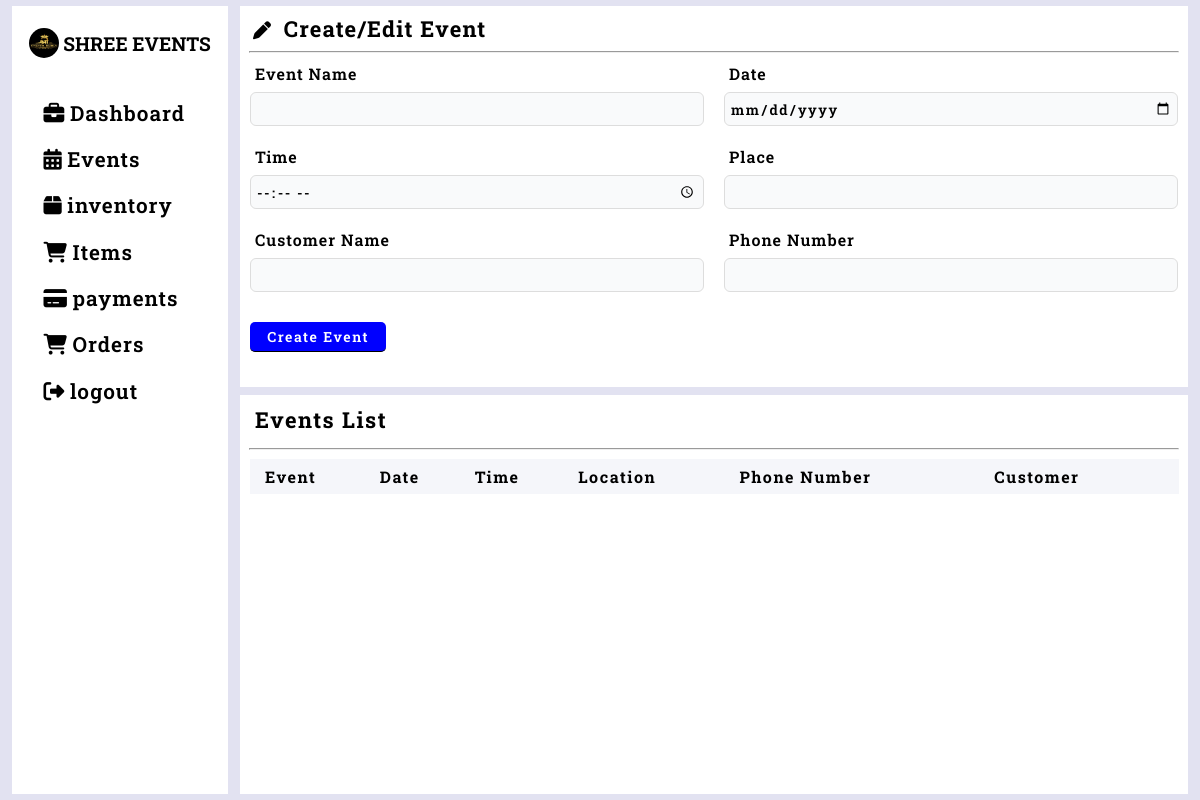
The page /events (signed in) on the database as committed earlier.
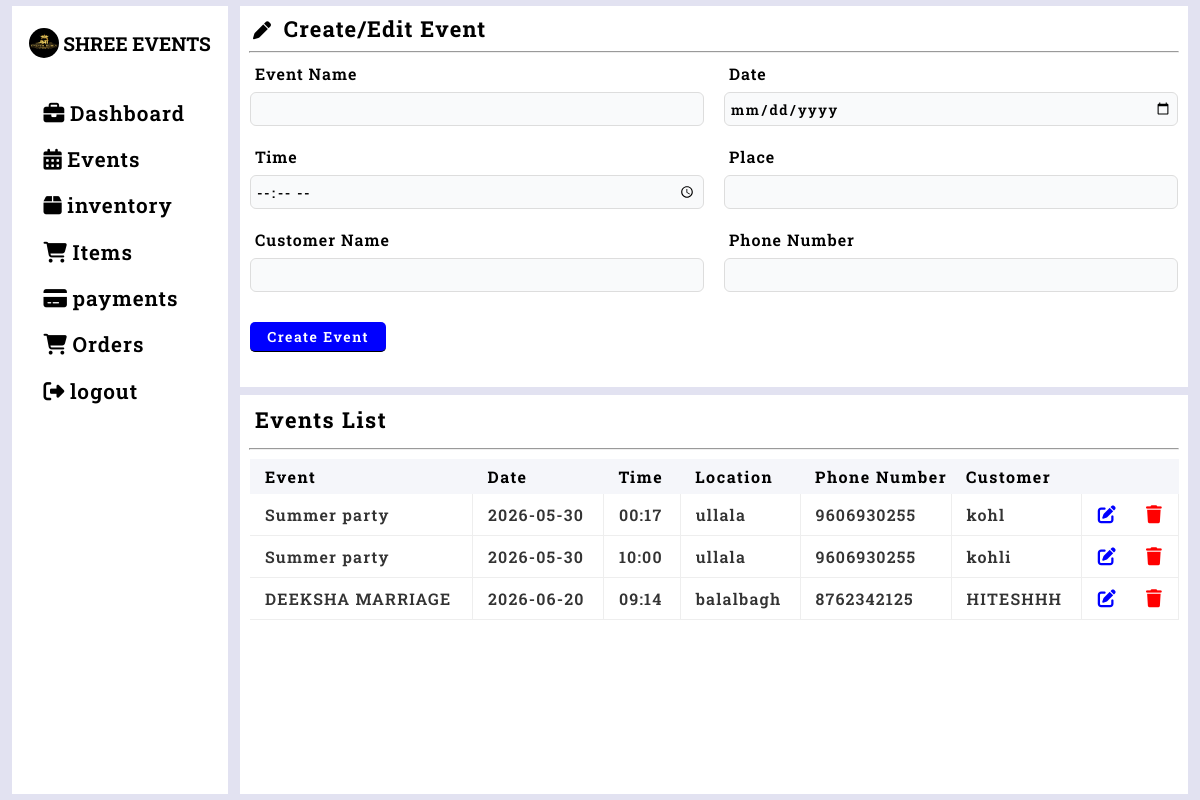
The same page on the database as committed later.
### tables this page shows
CREATE TABLE events(event_id INTEGER PRIMARY KEY AUTOINCREMENT,
                event_name TEXT NOT NULL,
                event_date DATETIME NOT NULL,
                event_time DATETIME NOT NULL,
                place TEXT NOT NULL,
                cust TEXT NOT NULL,
                status TEXT DEFAULT 'pending',
                event_status TEXT DEFAULT 'upcoming',
                phone_number INTEGER NOT NULL
                );

### events.py (the view, shortened to what this page needs)
@events_app.route('/events',methods=['GET','POST'])
def events_fn():
    try:
        if 'user' in session:
            edit_data=None
            list_data=events_list()
            tdate=str(date.today())
            return render_template('events.html',list_data=list_data,edit_data=edit_data,tdate=tdate)
        else:
            return redirect(url_for('home'))
    except Exception as e:
        print(e)
        return("Unexpected Error")
        return redirect(url_for('home'))

### database.py (called while the page is built)
def get_connection():
    con=sqlite3.connect("database.db",timeout=30,check_same_thread=False)
    return con

def events_list():
    con=get_connection()
    cursor=con.cursor()
    cursor.execute("SELECT event_id,event_name,event_date,event_time,place,cust,phone_number FROM events WHERE event_date>=DATE('now') ORDER BY event_id DESC")
    events_li=cursor.fetchall()
    con.commit()
    con.close()
    return events_li

### templates/events.html (shortened to what this page needs)
{% extends "base.html" %}
{% block content %}
<div class="event-creation-container">
  <h2>
    <i class="fa-solid fa-pen"
       style="margin-right: 5px; font-size: 18px; margin-left: 5px"></i>
    Create/Edit Event
  </h2>
  <hr />
  <form method="post">
    <div class="form-container">
      <label>Event Name</label>
      <input type="text" name="eventname"
        value="{{edit_data.name if edit_data else ''}}" required />
    </div>
    <div class="form-container">
      <label>Date</label>
      <input type="date" name="date" min="{{tdate}}"
        value="{{edit_data.date if edit_data else ''}}" required />
    </div>
    <div class="form-container">
      <label>Time</label>
      <input type="time" name="time"
        value="{{edit_data.time if edit_data else ''}}" required />
    </div>
    <div class="form-container">
      <label>Place</label>
      <input type="text" name="place"
        value="{{edit_data.place if edit_data else ''}}" required />
    </div>
    <div class="form-container">
      <label>Customer Name</label>
      <input type="text" name="cust"
        value="{{edit_data.cust if edit_data else ''}}" required />
    </div>
    <div class="form-container">
      <label>Phone Number</label>
      <input type="tel" name="phone" maxlength="10"
        pattern="[0-9]{10}"
        value="{{edit_data.phone if edit_data else ''}}" required>
    </div>
    <div class="form-btn">
      {% if edit_data %}
      <input type="submit" value="Update Event" name="update" />
      {% else %}
      <input type="submit" value="Create Event" name="create" />
      {% endif %}
    </div>
  </form>
</div>
<div class="event-upcoming-list">
  <h2>Events List</h2>
  <hr />
  <div class="upcoming-event-table">
    <table>
      <thead>
        <tr>
          <th>Event</th>
          <th>Date</th>
          <th>Time</th>
          <th>Location</th>
          <th>Phone Number</th>
          <th>Customer</th>
          <th></th>
        </tr>
      </thead>
      <tbody>
        {% for e in list_data %}
        <tr>
          <td>{{e[1]}}</td>
          <td>{{e[2]}}</td>
          <td>{{e[3]}}</td>
          <td>{{e[4]}}</td>
          <td>{{e[6]}}</td>
          <td>{{e[5]}}</td>
          <td class="action">
            <form method="post">
              <button type="submit" name="edit">
                <i class="fa-solid fa-pen-to-square"></i>
              </button>
              <button type="submit" name="delete"
                onclick="return confirm('Are you sure you want to delete this event?')">
                <i class="fa-solid fa-trash"></i>
              </button>
            </form>
          </td>
        </tr>
        {% endfor %}
      </tbody>
    </table>
  </div>
</div>
{% endblock %}

### templates/base.html (shortened to what this page needs)
<!doctype html>
<html lang="en">
<head>
  <link rel="stylesheet" href="https://cdnjs.cloudflare.com/ajax/libs/font-awesome/6.5.1/css/all.min.css" />
  <link rel="stylesheet" href="{{ url_for('static', filename='main.css') }}" />
</head>
<body>
  <div class="dashboard-container">
    <div class="left-bar" id="sidebar">
      <div class="left-header">
        <img src="{{url_for('static',filename='images/DOC-20260319-WA0019..png')}}" alt="logo" />
        <h2>SHREE EVENTS</h2>
      </div>
      <div class="nav-section">
        <ul>
          <li>
            <a href="{{url_for('dashboard.dashboard_fn')}}"><i class="fa-solid fa-briefcase"></i>Dashboard
            </a>
          </li>
          <li>
            <a href="{{url_for('events.events_fn')}}"><i class="fa-solid fa-calendar-days"></i>Events</a>
          </li>
          <li>
            <a href="{{url_for('inventory.inventory_fn')}}"><i class="fa-solid fa-box"></i>inventory</a>
          </li>
          <li>
            <a href="{{url_for('items.items_fn')}}"><i class="fa-solid fa-cart-shopping"></i>Items</a>
          </li>
          <li>
            <a href="{{url_for('payments.payments_fn')}}"><i class="fa-solid fa-credit-card"></i>payments</a>
          </li>
          <li>
            <a href="{{url_for('orders.orders_fn')}}"><i class="fa-solid fa-cart-shopping"></i>Orders</a>
          </li>
          <li>
            <a href="{{url_for('logout')}}"><i class="fa-solid fa-sign-out-alt"></i>logout</a>
          </li>
        </ul>
      </div>
    </div>
    <div class="right-bar" id="right-bar">
      {% block content %}{% endblock %}
    </div>
  </div>
</body>
</html>

### static/main.css (style rules this page uses)
* { box-sizing: border-box; margin: 0; padding: 0; }
input { width: 80%; border: 1px solid black; padding: 2%; outline: none; border: none; border-bottom: 1px solid black; }
.dashboard-container { height: 100vh; display: flex; background-color: #e2e2f1; }
.left-bar { width: 18%; padding: 0.5%; position: relative; margin: 0.5% 1%; overflow: hidden; background-color: white; }
.left-bar .left-header { height: 8%; width: 100%; justify-content: center; display: flex; align-items: center; }
.left-header img { width: 30px; height: 30px; border-radius: 50%; margin-right: 2%; }
.left-header h2 { font-family: "Roboto Slab", serif; font-size: 1.2em; }
.left-bar .nav-section { width: 100%; height: 92%; overflow: hidden; display: flex; flex-direction: column; margin-top: 10%; }
.nav-section ul { list-style: none; }
.nav-section ul li { padding: 2% 10%; font-size: 1.3em; margin-bottom: 5%; font-weight: 600; border-left: 5px solid transparent; transition: 1s ease; letter-spacing: 1px; }
.nav-section ul li a { font-family: "Roboto Slab", serif; text-decoration: none; color: black; }
.nav-section ul li a i { font-size: 1em; color: black; margin-right: 3%; }
.right-bar { width: 79%; margin: 0.5% 0; background-color: #e2e2f1; display: flex; flex-direction: column; position: relative; }
hr { width: 98%; margin: auto; }
.event-creation-container { width: 100%; padding-bottom: 10px; background-color: #fff; overflow-y: hidden; height: max-content; }
.event-creation-container h2 { padding: 8px; font-size: 22px; letter-spacing: 1.2px; font-family: "Roboto Slab", serif; }
.event-creation-container form { display: grid; grid-template-columns: 1fr 1fr; gap: 20px; padding: 10px; }
.form-container { display: flex; flex-direction: column; }
.form-container label { margin-bottom: 8px; font-size: 16px; padding-left: 5px; font-family: "Roboto Slab", serif; letter-spacing: 1px; font-weight: 600; }
.form-container input { border: 1px solid #ddd; height: 34px; width: 100%; background-color: #f9fafb; border-radius: 6px; outline: none; font-size: 14px; font-family: "Roboto Slab", serif; letter-spacing: 1.5px; font-weight: 600; padding: 5px; transition: 0.3s ease; }
.form-btn { margin-top: 10px; }
.form-btn input { width: 30%; height: 30px; font-size: 14px; padding: 1px; font-family: "Roboto Slab", serif; letter-spacing: 1.5px; font-weight: 600; color: white; border-radius: 5px; cursor: pointer; margin-bottom: 15px; }
.form-btn input[name="create"] { background-color: blue; }
.event-upcoming-list { width: 100%; background-color: #fff; margin-top: 8px; overflow-y: auto; scroll-behavior: smooth; display: flex; flex-direction: column; flex: 1; }
.event-upcoming-list h2 { padding: 10px 15px; font-family: "Roboto Slab", serif; letter-spacing: 1.5px; font-size: 22px; }
.event-upcoming-list .upcoming-event-table { width: 100%; height: 84%; margin-top: 5px; }
.upcoming-event-table table { width: 98%; border-collapse: collapse; margin: 0 10px; }
thead { background: #f5f6fa; }
table th { height: 35px; text-align: left; padding-left: 15px; font-family: "Roboto Slab", serif; letter-spacing: 1.5px; }
table td { padding: 10px 15px; height: 30px; border-bottom: 1px solid #eee; border-right: 1px solid #eee; font-family: "Roboto Slab", serif; letter-spacing: 1.2px; color: #333; font-weight: 600; }
.action { text-align: center; }
table td button { background-color: #fff; border: none; outline: none; height: 20px; font-size: 18px; }
button .fa-pen-to-square { color: blue; margin-right: 25px; }
button .fa-trash { color: red; }

Rows that differ between the two databases and show on the page:
added events: event_name "Summer party", event_date "2026-05-30", event_time "00:17", place "ullala", phone_number "9606930255", cust "kohl"
added events: event_name "Summer party", event_date "2026-05-30", event_time "10:00", place "ullala", phone_number "9606930255", cust "kohli"
added events: event_name "DEEKSHA MARRIAGE", event_date "2026-06-20", event_time "09:14", place "balalbagh", phone_number "8762342125", cust "HITESHHH"
